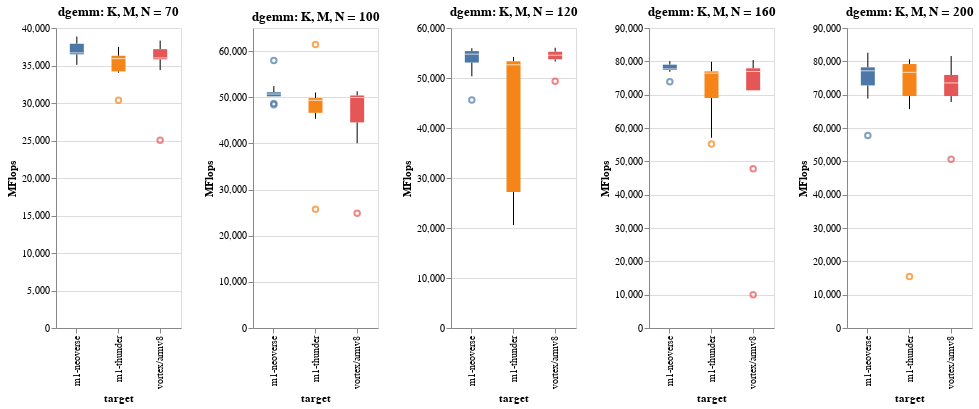

Notebook cell for this chart:
### Code cell
blas_columns = ["vortex/armv8", "m1-neoverse", "m1-thunder"]
charts = []

for col in [70, 100, 120, 160, 200]:
    dgemm_list = [vortex_df[col], vortex_neo_df[col], vortex_thunder_df[col]]

    dgemm_df = reduce(lambda left, right: pd.merge(left, right, left_index=True, right_index=True), dgemm_list)
    dgemm_df.columns = blas_columns

    charts.append(alt.Chart(dgemm_df.melt()).mark_boxplot().encode(
        x=alt.X("variable:O", title="target"),
        y=alt.Y("value:Q", title="MFlops"),
        color=alt.Color("variable", legend=None)
    ).properties(title=f"dgemm: K, M, N = {col}", width=125, height=300))
    
alt.hconcat(*charts)

### Figure 1 — Vega-Lite specification as saved in the notebook (floating-point values rounded to 4 significant figures)
{"config": {"view": {"continuousWidth": 400, "continuousHeight": 300}}, "hconcat": [{"data": {"name": "data-14dde35f4c7fd38aea2f3e0f75737fa3"}, "mark": "boxplot", "encoding": {"color": {"type": "nominal", "field": "variable", "legend": null}, "x": {"type": "ordinal", "field": "variable", "title": "target"}, "y": {"type": "quantitative", "field": "value", "title": "MFlops"}}, "height": 300, "title": "dgemm: K, M, N = 70", "width": 125}, {"data": {"name": "data-7944ac51ea03cd950169bf07786cca18"}, "mark": "boxplot", "encoding": {"color": {"type": "nominal", "field": "variable", "legend": null}, "x": {"type": "ordinal", "field": "variable", "title": "target"}, "y": {"type": "quantitative", "field": "value", "title": "MFlops"}}, "height": 300, "title": "dgemm: K, M, N = 100", "width": 125}, {"data": {"name": "data-e8bd1b7a05f2eb76f5f4d10959570930"}, "mark": "boxplot", "encoding": {"color": {"type": "nominal", "field": "variable", "legend": null}, "x": {"type": "ordinal", "field": "variable", "title": "target"}, "y": {"type": "quantitative", "field": "value", "title": "MFlops"}}, "height": 300, "title": "dgemm: K, M, N = 120", "width": 125}, {"data": {"name": "data-6befd472f77dac5e383215f23f5565a3"}, "mark": "boxplot", "encoding": {"color": {"type": "nominal", "field": "variable", "legend": null}, "x": {"type": "ordinal", "field": "variable", "title": "target"}, "y": {"type": "quantitative", "field": "value", "title": "MFlops"}}, "height": 300, "title": "dgemm: K, M, N = 160", "width": 125}, {"data": {"name": "data-8fe81325daf67559f03ebab7a28fe8fe"}, "mark": "boxplot", "encoding": {"color": {"type": "nominal", "field": "variable", "legend": null}, "x": {"type": "ordinal", "field": "variable", "title": "target"}, "y": {"type": "quantitative", "field": "value", "title": "MFlops"}}, "height": 300, "title": "dgemm: K, M, N = 200", "width": 125}], "$schema": "https://vega.github.io/schema/vega-lite/v4.8.1.json", "datasets": {"data-14dde35f4c7fd38aea2f3e0f75737fa3": [{"variable": "vortex/armv8", "value": 35820.0}, {"variable": "vortex/armv8", "value": 37180.0}, {"variable": "vortex/armv8", "value": 25040.0}, {"variable": "vortex/armv8", "value": 37180.0}, {"variable": "vortex/armv8", "value": 36010.0}, {"variable": "vortex/armv8", "value": 38320.0}, {"variable": "vortex/armv8", "value": 37380.0}, {"variable": "vortex/armv8", "value": 36010.0}, {"variable": "vortex/armv8", "value": 34390.0}, {"variable": "m1-neoverse", "value": 37900.0}, {"variable": "m1-neoverse", "value": 36490.0}, {"variable": "m1-neoverse", "value": 38870.0}, {"variable": "m1-neoverse", "value": 36490.0}, {"variable": "m1-neoverse", "value": 36300.0}, {"variable": "m1-neoverse", "value": 37690.0}, {"variable": "m1-neoverse", "value": 38010.0}, {"variable": "m1-neoverse", "value": 35090.0}, {"variable": "m1-neoverse", "value": 36680.0}, {"variable": "m1-thunder", "value": 34040.0}, {"variable": "m1-thunder", "value": 36200.0}, {"variable": "m1-thunder", "value": 34650.0}, {"variable": "m1-thunder", "value": 37490.0}, {"variable": "m1-thunder", "value": 36780.0}, {"variable": "m1-thunder", "value": 30350.0}, {"variable": "m1-thunder", "value": 36300.0}, {"variable": "m1-thunder", "value": 34210.0}, {"variable": "m1-thunder", "value": 35920.0}], "data-7944ac51ea03cd950169bf07786cca18": [{"variable": "vortex/armv8", "value": 50130.0}, {"variable": "vortex/armv8", "value": 24880.0}, {"variable": "vortex/armv8", "value": 49260.0}, {"variable": "vortex/armv8", "value": 50700.0}, {"variable": "vortex/armv8", "value": 49940.0}, {"variable": "vortex/armv8", "value": 40040.0}, {"variable": "vortex/armv8", "value": 44540.0}, {"variable": "vortex/armv8", "value": 51280.0}, {"variable": "vortex/armv8", "value": 50380.0}, {"variable": "m1-neoverse", "value": 48370.0}, {"variable": "m1-neoverse", "value": 52420.0}, {"variable": "m1-neoverse", "value": 57970.0}, {"variable": "m1-neoverse", "value": 50570.0}, {"variable": "m1-neoverse", "value": 51090.0}, {"variable": "m1-neoverse", "value": 50830.0}, {"variable": "m1-neoverse", "value": 48660.0}, {"variable": "m1-neoverse", "value": 50700.0}, {"variable": "m1-neoverse", "value": 50190.0}, {"variable": "m1-thunder", "value": 46620.0}, {"variable": "m1-thunder", "value": 49810.0}, {"variable": "m1-thunder", "value": 49500.0}, {"variable": "m1-thunder", "value": 51020.0}, {"variable": "m1-thunder", "value": 61440.0}, {"variable": "m1-thunder", "value": 45350.0}, {"variable": "m1-thunder", "value": 49320.0}, {"variable": "m1-thunder", "value": 25710.0}, {"variable": "m1-thunder", "value": 49200.0}], "data-e8bd1b7a05f2eb76f5f4d10959570930": [{"variable": "vortex/armv8", "value": 56060.0}, {"variable": "vortex/armv8", "value": 55080.0}, {"variable": "vortex/armv8", "value": 55250.0}, {"variable": "vortex/armv8", "value": 53290.0}, {"variable": "vortex/armv8", "value": 54340.0}, {"variable": "vortex/armv8", "value": 55430.0}, {"variable": "vortex/armv8", "value": 49340.0}, {"variable": "vortex/armv8", "value": 53750.0}, {"variable": "vortex/armv8", "value": 54550.0}, {"variable": "m1-neoverse", "value": 55340.0}, {"variable": "m1-neoverse", "value": 55740.0}, {"variable": "m1-neoverse", "value": 50340.0}, {"variable": "m1-neoverse", "value": 55970.0}, {"variable": "m1-neoverse", "value": 55380.0}, {"variable": "m1-neoverse", "value": 45590.0}, {"variable": "m1-neoverse", "value": 53090.0}, {"variable": "m1-neoverse", "value": 54680.0}, {"variable": "m1-neoverse", "value": 54770.0}, {"variable": "m1-thunder", "value": 54210.0}, {"variable": "m1-thunder", "value": 53210.0}, {"variable": "m1-thunder", "value": 20580.0}, {"variable": "m1-thunder", "value": 53370.0}, {"variable": "m1-thunder", "value": 54000.0}, {"variable": "m1-thunder", "value": 20840.0}, {"variable": "m1-thunder", "value": 52640.0}, {"variable": "m1-thunder", "value": 51740.0}, {"variable": "m1-thunder", "value": 27180.0}], "data-6befd472f77dac5e383215f23f5565a3": [{"variable": "vortex/armv8", "value": 77910.0}, {"variable": "vortex/armv8", "value": 9950.0}, {"variable": "vortex/armv8", "value": 75500.0}, {"variable": "vortex/armv8", "value": 78240.0}, {"variable": "vortex/armv8", "value": 80390.0}, {"variable": "vortex/armv8", "value": 76960.0}, {"variable": "vortex/armv8", "value": 47770.0}, {"variable": "vortex/armv8", "value": 71300.0}, {"variable": "vortex/armv8", "value": 77280.0}, {"variable": "m1-neoverse", "value": 77720.0}, {"variable": "m1-neoverse", "value": 79380.0}, {"variable": "m1-neoverse", "value": 73870.0}, {"variable": "m1-neoverse", "value": 77430.0}, {"variable": "m1-neoverse", "value": 76850.0}, {"variable": "m1-neoverse", "value": 77390.0}, {"variable": "m1-neoverse", "value": 79000.0}, {"variable": "m1-neoverse", "value": 80080.0}, {"variable": "m1-neoverse", "value": 78810.0}, {"variable": "m1-thunder", "value": 79880.0}, {"variable": "m1-thunder", "value": 68990.0}, {"variable": "m1-thunder", "value": 57070.0}, {"variable": "m1-thunder", "value": 77650.0}, {"variable": "m1-thunder", "value": 76450.0}, {"variable": "m1-thunder", "value": 76810.0}, {"variable": "m1-thunder", "value": 76990.0}, {"variable": "m1-thunder", "value": 55220.0}, {"variable": "m1-thunder", "value": 74810.0}], "data-8fe81325daf67559f03ebab7a28fe8fe": [{"variable": "vortex/armv8", "value": 75940.0}, {"variable": "vortex/armv8", "value": 70950.0}, {"variable": "vortex/armv8", "value": 69580.0}, {"variable": "vortex/armv8", "value": 75920.0}, {"variable": "vortex/armv8", "value": 67780.0}, {"variable": "vortex/armv8", "value": 73510.0}, {"variable": "vortex/armv8", "value": 81590.0}, {"variable": "vortex/armv8", "value": 74680.0}, {"variable": "vortex/armv8", "value": 50640.0}, {"variable": "m1-neoverse", "value": 57750.0}, {"variable": "m1-neoverse", "value": 78860.0}, {"variable": "m1-neoverse", "value": 68820.0}, {"variable": "m1-neoverse", "value": 78200.0}, {"variable": "m1-neoverse", "value": 82580.0}, {"variable": "m1-neoverse", "value": 77070.0}, {"variable": "m1-neoverse", "value": 72780.0}, {"variable": "m1-neoverse", "value": 77580.0}, {"variable": "m1-neoverse", "value": 77160.0}, {"variable": "m1-thunder", "value": 80620.0}, {"variable": "m1-thunder", "value": 69580.0}, {"variable": "m1-thunder", "value": 65650.0}, {"variable": "m1-thunder", "value": 15440.0}, {"variable": "m1-thunder", "value": 74920.0}, {"variable": "m1-thunder", "value": 79190.0}, {"variable": "m1-thunder", "value": 79330.0}, {"variable": "m1-thunder", "value": 76700.0}, {"variable": "m1-thunder", "value": 77030.0}]}}
